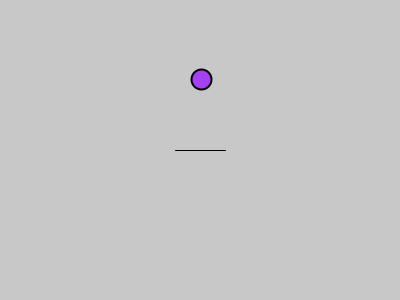
Frame 1 (no input)
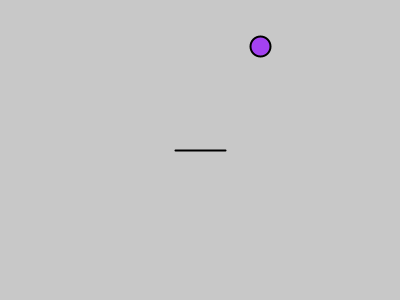
Frame 60 (the mouse pressed at the canvas centre just before this capture)
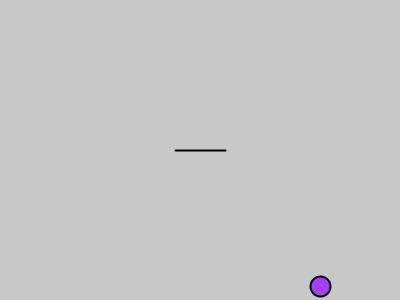
Frame 120 (the mouse held since frame 60 and released just before this capture)

The Processing sketch that drew these frames (run headless with seeded random() and noise(); from frame 60 on, the mouse is pressed at the canvas centre):

// Processing sketch: Adeojo_Peter_ICE04
// ── Adeojo_Peter_ICE04.pde
/**
 * Draws a ball bouncing around the screen
 * with a given velocity and acceleration.
 * The ball bounces off the edges of a canvas
 * and a wall in the middle of the canvas.
 *
 * @author Joshua Cuneo
 * @version 1.0 1/30/2017
 */

/**
 * The ball instance that we're drawing to the screen.
 */
Ball myBall;

/**
 * The canvas's background color.
 */
color backgroundColor = color(200);

/**
 * The radius of our ball instance.
 */
int ballRadius = 20;

/**
 * The ball's color. 
 * Set to 0 for random or color(R,G,B) for one specific color i.e. color(255,0,0).
 */
color ballColor = 0; 

void setup(){
    size(400, 300);
    myBall = new Ball(ballRadius, ballColor);
}

void draw(){
  
    background(backgroundColor); 
    stroke(0);
    line(175, 150, 225, 150);
      
    //Move ball
    myBall.update();
    myBall.checkEdges();
    myBall.display();
}
// ── Ball.pde
/**
 * Represents a ball-shaped object that moves around the screen.
 *
 * @author Joshua Cuneo
 * @version 1.0 1/30/2017
 */
 
class Ball {
  
  /**
   * The ball's location, velocity, and acceleration.
   */  
  PVector location, velocity, acceleration;
  
  /**
   * The ball's radius.
   */
  int ballRadius;
  
  /**
   * The ball's color.
   */
  color fillColor;

  /**
   * Constructor. Defines the ball's appearance and applies 
   * the ball's velocity and acceleration.
   *
   * @param radius The radius of the ball.
   * @param ballColor The color of the ball. A value of 0 tells the class to choose a random color.
   */
  Ball(int radius, color ballColor) {
    location = new PVector(width/2, height/4);
    velocity = new PVector(1, 4);
    acceleration = new PVector(0, 0);
    ballRadius = radius;

    if (ballColor != 0 )
      fillColor = ballColor;
    else
      fillColor = color(random(255), random(255), random(255));
  }

  /**
   * Draws the ball to the screen.
   */
  void display() {
    stroke(0);
    strokeWeight(2);
    fill(fillColor);
    ellipse(location.x, location.y, ballRadius, ballRadius);
  }

  /**
   * Updates the ball's position based on its
   * velocity and acceleration.
   */
  void update() {
    //FIX ME
    
    velocity.set(velocity.x + acceleration.x, velocity.y + acceleration.y);
  location.set(location.x + velocity.x, location.y + velocity.y);
  }

  /**
   * Checks to see if the ball has collided with an edge
   * and then adjusts its direction of motion accordingly.
   */
   
   ///LEft & Right
  void checkEdges() {
    //FIX ME
    
      if(location.x> width - ballRadius/2)
    {
      velocity.x = velocity.x * -1;
      location.x = width - ballRadius/2;

    }
    else if (location.x < ballRadius/2)
    {
      velocity.x = velocity.x * -1;
      
      location.x = ballRadius/2;
      
      
    
    }
    
    
    
    
    //UP and DOWn
    if (location.y > height - ballRadius/2 )
    {
      velocity.y = velocity.y * -1;
      location.y = height - ballRadius/2;
    
      
    }
    else if(location.y < ballRadius/2)
    {
       velocity.y = velocity.y * -1;
      location.y = ballRadius/2;
      
      
    } 
     
    
    
    
    
   // if (location.y > height - ballRadius/2 ) 
     // location.y = 100;
      
    if ((location.y > 150 - ballRadius/2) && location.y < 150 + ballRadius/2)
    {
      //velocity.y = velocity.y * -1;
      
    if ((location.x > 175 - ballRadius/2) && location.x < 225 + ballRadius/2)
    {
      velocity.y = velocity.y * -1;
    }
    
    }
    
   
    

    if (location.y > height - ballRadius/2 ) 
      location.y = 100;
  }
}
